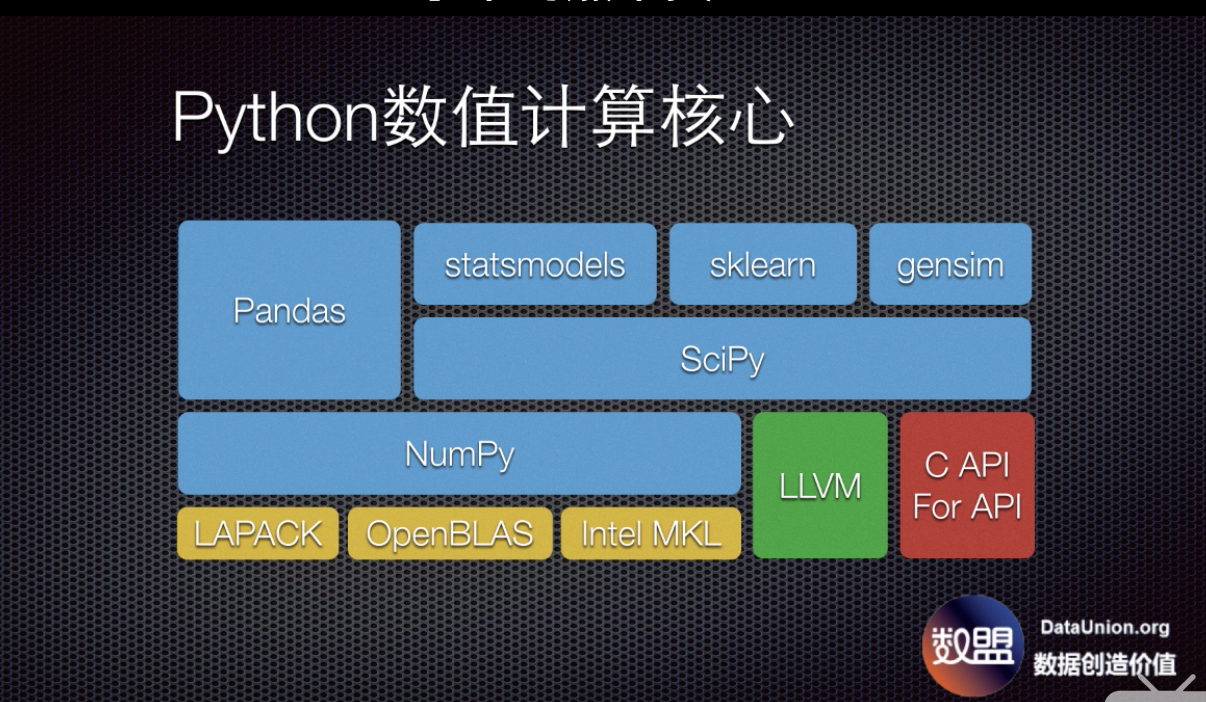
#> input picture images/python.jpg, 1206 x 702 px
$ python translate.py --image images/python.jpg
#> lines starting #> are read from the running program, lines starting #| are printed output that depends on the picture
'''
这部分是图像处理环节的练习
1. basic image transformations
	- translation
	- rotation
	- resizing
	- flipping
	- cropping

	以及：
	- image arithmetic
	- bitwise operations
	- masking

	最后：

	- split an image into respective channels
	- merge channels back together

'''

import numpy as np
import cv2
import argparse
import imutils # 自己实现的模块

ap = argparse.ArgumentParser()
ap.add_argument('-i','--image',required=True, help='Path to the image')

args = vars(ap.parse_args())

#---以上是从命令行读取文件路径的标准方法---
image = cv2.imread(args['image'])
#> image is the input picture: shape (702, 1206, 3); mean B, G, R 81.7, 71.1, 61.8

cv2.imshow('Original',image)

# 通过矩阵的方式旋转
# [1,0,t_x] : 向左或者向右，左负右正
# [0,1,t_y] : 向上或者向下，上负下正
# M = np.float32([[1,0,25],[0,1,50]]) # 2x3矩阵
# shifted = cv2.warpAffine(image,M,(image.shape[0],image.shape[1]))
shifted = imutils.translate(image,25,50)
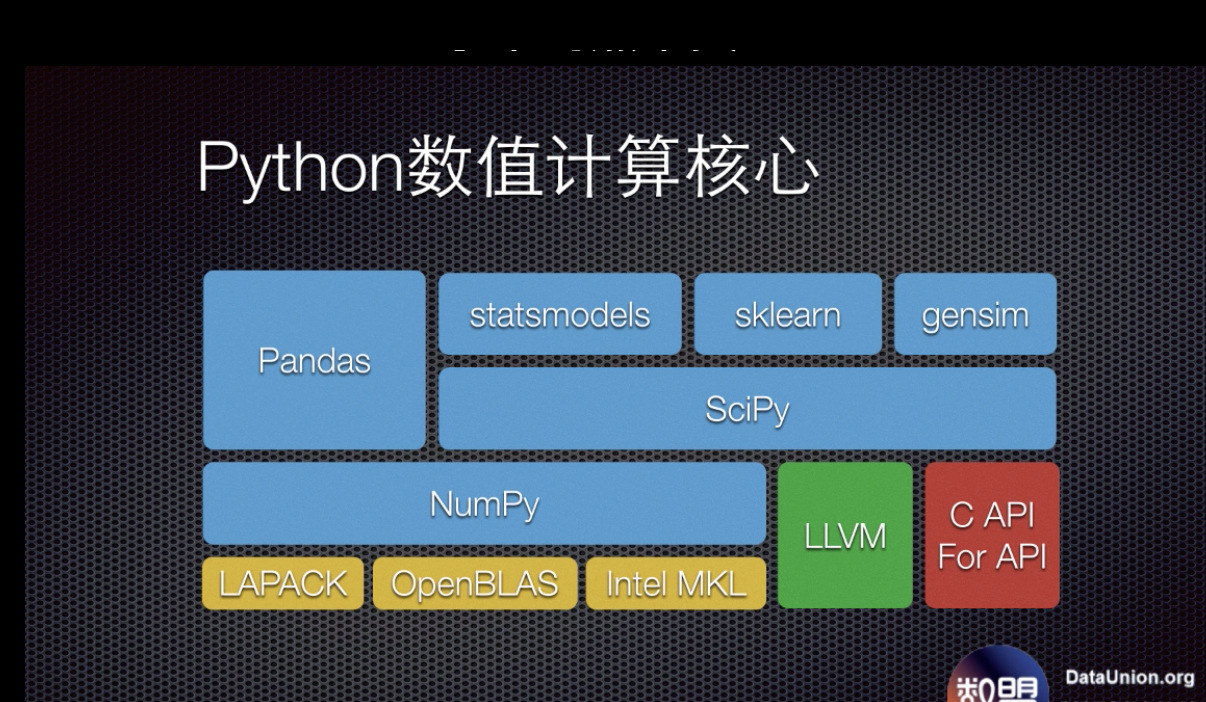
#> shifted: shape (702, 1206, 3); mean B, G, R 77.6, 67.8, 58.1
cv2.imshow('Shifted down and right', shifted)

# M = np.float32([[1,0,-50],[0,1,-90]])
# shifted = cv2.warpAffine(image,M,(image.shape[1],image.shape[0]))
shifted = imutils.translate(image,-50,-90)
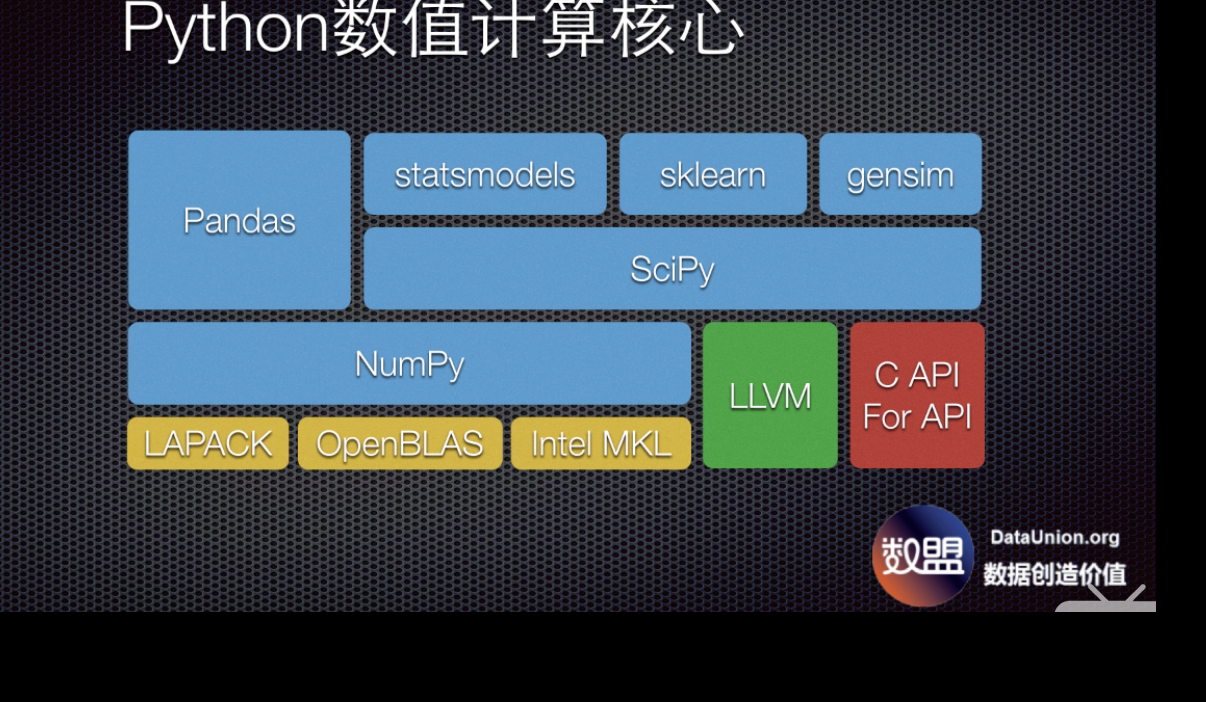
#> shifted: shape (702, 1206, 3); mean B, G, R 77.5, 68.1, 58.1
cv2.imshow('Shifted up and Left',shifted)


# cv2.imshow('canvas',canvas)
cv2.waitKey(0)

$ run again, on images/haidiyuleipng-002.png
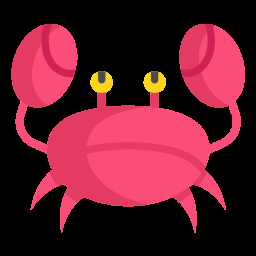
#> input picture images/haidiyuleipng-002.png, 256 x 256 px
#> image is the input picture: shape (256, 256, 3); mean B, G, R 42.8, 28.8, 94.4
#> `shifted = imutils.translate(image,25,50)`:
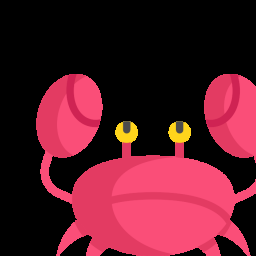
#> shifted: shape (256, 256, 3); mean B, G, R 40.2, 27.2, 89
#> `shifted = imutils.translate(image,-50,-90)`:
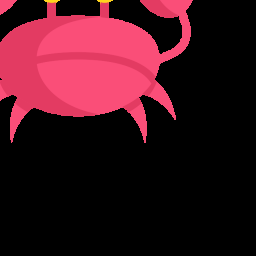
#> shifted: shape (256, 256, 3); mean B, G, R 27.8, 17.9, 60.3
